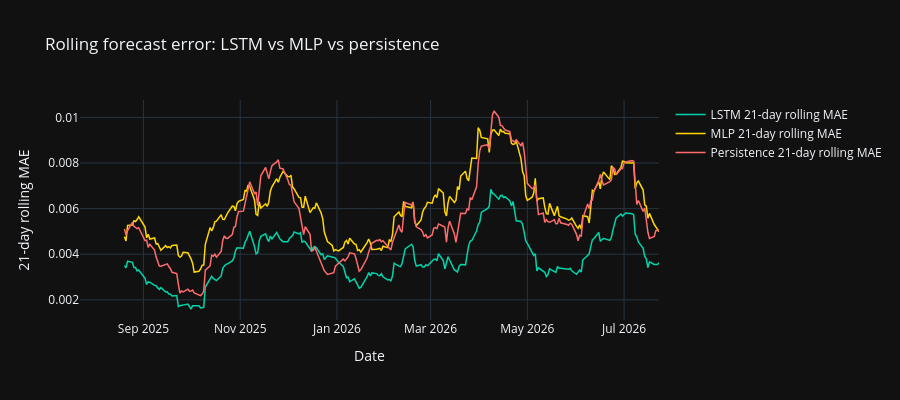

This figure's notebook cell:
### Code cell
lstm_abs_errors = np.abs(actual - lstm_forecasts)
mlp_abs_errors  = np.abs(actual - mlp_forecasts)
pers_abs_errors = np.abs(actual - persistence)

lstm_rolling = pd.Series(lstm_abs_errors, index=pred_dates).rolling(21).mean()
mlp_rolling  = pd.Series(mlp_abs_errors, index=pred_dates).rolling(21).mean()
pers_rolling = pd.Series(pers_abs_errors, index=pred_dates).rolling(21).mean()

fig = go.Figure()
fig.add_trace(go.Scatter(
    x=pred_dates, y=lstm_rolling,
    name='LSTM 21-day rolling MAE',
    line=dict(color='#00d4aa', width=1.5),
))
fig.add_trace(go.Scatter(
    x=pred_dates, y=mlp_rolling,
    name='MLP 21-day rolling MAE',
    line=dict(color='#ffd700', width=1.5),
))
fig.add_trace(go.Scatter(
    x=pred_dates, y=pers_rolling,
    name='Persistence 21-day rolling MAE',
    line=dict(color='#ff6b6b', width=1.5),
))
fig.update_layout(
    template='plotly_dark',
    title='Rolling forecast error: LSTM vs MLP vs persistence',
    xaxis_title='Date', yaxis_title='21-day rolling MAE',
    height=400,
)
fig.show()

### Figure 1 — Plotly figure (JSON) as saved in the notebook; plotly's stock layout.template omitted (floating-point values rounded to 4 significant figures; data arrays with more than 128 entries replaced by an {"elided": "..."} marker saying what was removed)
{"data": [{"line": {"color": "#00d4aa", "width": 1.5}, "name": "LSTM 21-day rolling MAE", "type": "scatter", "x": {"elided": "252 str values"}, "y": {"elided": "252 float values"}}, {"line": {"color": "#ffd700", "width": 1.5}, "name": "MLP 21-day rolling MAE", "type": "scatter", "x": {"elided": "252 str values"}, "y": {"elided": "252 float values"}}, {"line": {"color": "#ff6b6b", "width": 1.5}, "name": "Persistence 21-day rolling MAE", "type": "scatter", "x": {"elided": "252 str values"}, "y": {"elided": "252 float values"}}], "layout": {"height": 400, "title": {"text": "Rolling forecast error: LSTM vs MLP vs persistence"}, "xaxis": {"title": {"text": "Date"}}, "yaxis": {"title": {"text": "21-day rolling MAE"}}}}
